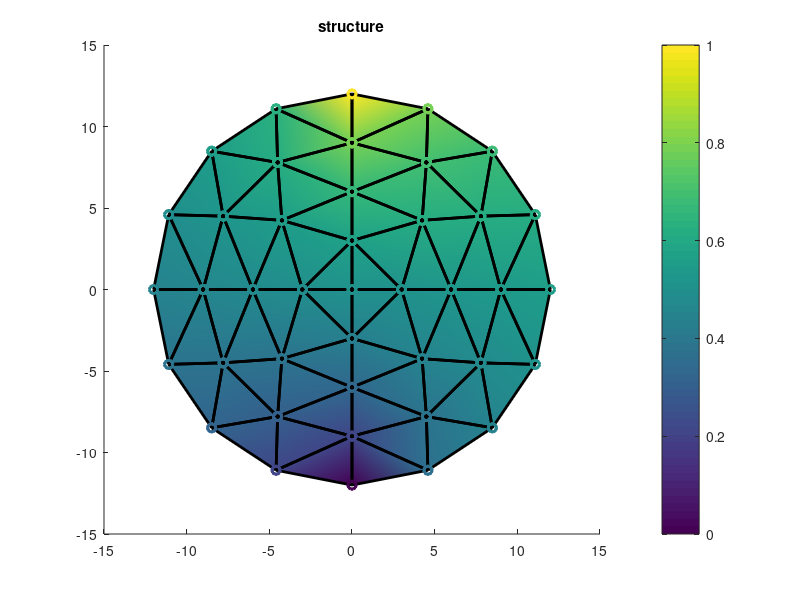

This figure's MATLAB source:
%%% HW3
%%% written by Seong-Min, Han
%%% Due: AM 08:00, March 15, 2022

N = 4; % 가중치 % 각 원의 점의 개수는 N * numc
numc = 4; % circle 개수 
numf = (2*numc) * (2*numc); % face 개수
numv = 2*numc*numc + 2*numc + 1; % Vertex 개수
V = importdata("Vertex.txt");
F = importdata("element.txt");
%%%%%%%%%%%%%%%%%%%%%%%%%%%%%%%%%%%%%%%%%%%%%%%%%%%%%%%%%%%%%%%%%%%%%%%%%%%
%%% vertex와 vertex 사이의 거리
len = zeros(numf,3); 
for i=1:numf
    for j =1:3
        if j==3
            len(i,j) = norm(V(F(i,j),:)-V(F(i,1),:));
        else
            len(i,j) = norm(V(F(i,j),:)-V(F(i,j+1),:));
        end
    end
end
%%%%%%%%%%%%%%%%%%%%%%%%%%%%%%%%%%%%%%%%%%%%%%%%%%%%%%%%%%%%%%%%%%%%%%%%%%%
%%% vertex 1->2, 1->3을 연결하는 vector와 vec의 norm 값
v21 = zeros(numf,2); 
v31 = zeros(numf,2);
norm_v21 = zeros(numf,1); 
norm_v31 = zeros(numf,1); 
for i=1:numf
    v21(i,:) = V(F(i,2),:)-V(F(i,1),:);
    v31(i,:) = V(F(i,3),:)-V(F(i,1),:);
    norm_v21(i,1) = norm(v21(i,:));
    norm_v31(i,1) = norm(v31(i,:));
end
%%%%%%%%%%%%%%%%%%%%%%%%%%%%%%%%%%%%%%%%%%%%%%%%%%%%%%%%%%%%%%%%%%%%%%%%%%%
%%%element로 이루어진 face의 area와 face의 외접원 radius
area = zeros(numf,1); 
rad = zeros(numf,1);
for i=1:numf
    area(i,1) = sqrt(norm_v21(i,1)*norm_v21(i,1)*norm_v31(i,1)*norm_v31(i,1) - dot(v21(i,:),v31(i,:))*dot(v21(i,:),v31(i,:)))/2;
    rad(i,1) = (len(i,1)*len(i,2)*len(i,3)) / (4*area(i,1));
end
%%%%%%%%%%%%%%%%%%%%%%%%%%%%%%%%%%%%%%%%%%%%%%%%%%%%%%%%%%%%%%%%%%%%%%%%%%%
%%%face의 edge / edge1(1-2), edge2(2-3), edge3(3-1)
edge = zeros(numf,1);
for i=1:numf
    for j=1:3
        edge(i,j) = sqrt(rad(i,1)*rad(i,1) - (len(i,j)/2)*(len(i,j)/2));
    end
end
%%%%%%%%%%%%%%%%%%%%%%%%%%%%%%%%%%%%%%%%%%%%%%%%%%%%%%%%%%%%%%%%%%%%%%%%%%%
%%% A, b, phi matrix 
A = zeros(numv,numv);
b = zeros(numv,1);
for i=1:numf
    for j=1:3
        if j==3
            A(F(i,j),F(i,j)) = A(F(i,j),F(i,j)) - edge(i,j)/len(i,j);
            A(F(i,j),F(i,1)) = A(F(i,j),F(i,1)) + edge(i,j)/len(i,j);
        else
            A(F(i,j),F(i,j)) = A(F(i,j),F(i,j)) - edge(i,j)/len(i,j);
            A(F(i,j),F(i,j+1)) = A(F(i,j),F(i,j+1)) + edge(i,j)/len(i,j);
        end
    end
end
A(2*numc*numc-numc+2,:)= 0; %potential이 1인 부분 - 가장 위 vertex
A(2*numc*numc+numc+2,:)= 0; %potential이 0인 부분 - 가장 아래 vertex
A(2*numc*numc-numc+2,2*numc*numc-numc+2) = 1;
A(2*numc*numc+numc+2,2*numc*numc+numc+2) = 1;
b(2*numc*numc-numc+2,1) = 1;
phi = A\ b;
%%%%%%%%%%%%%%%%%%%%%%%%%%%%%%%%%%%%%%%%%%%%%%%%%%%%%%%%%%%%%%%%%%%%%%%%%%%
%%% visualizing 
figure
patch('Faces',F,'Vertices',V, 'FaceVertexCData',phi, 'EdgeColor','black','FaceColor','interp','LineWidth',2, 'Marker','o');
title('structure')
colorbar
% % % plot(phi, 'b*')
% % % xlabel('vertex')
% % % ylabel('potential')
